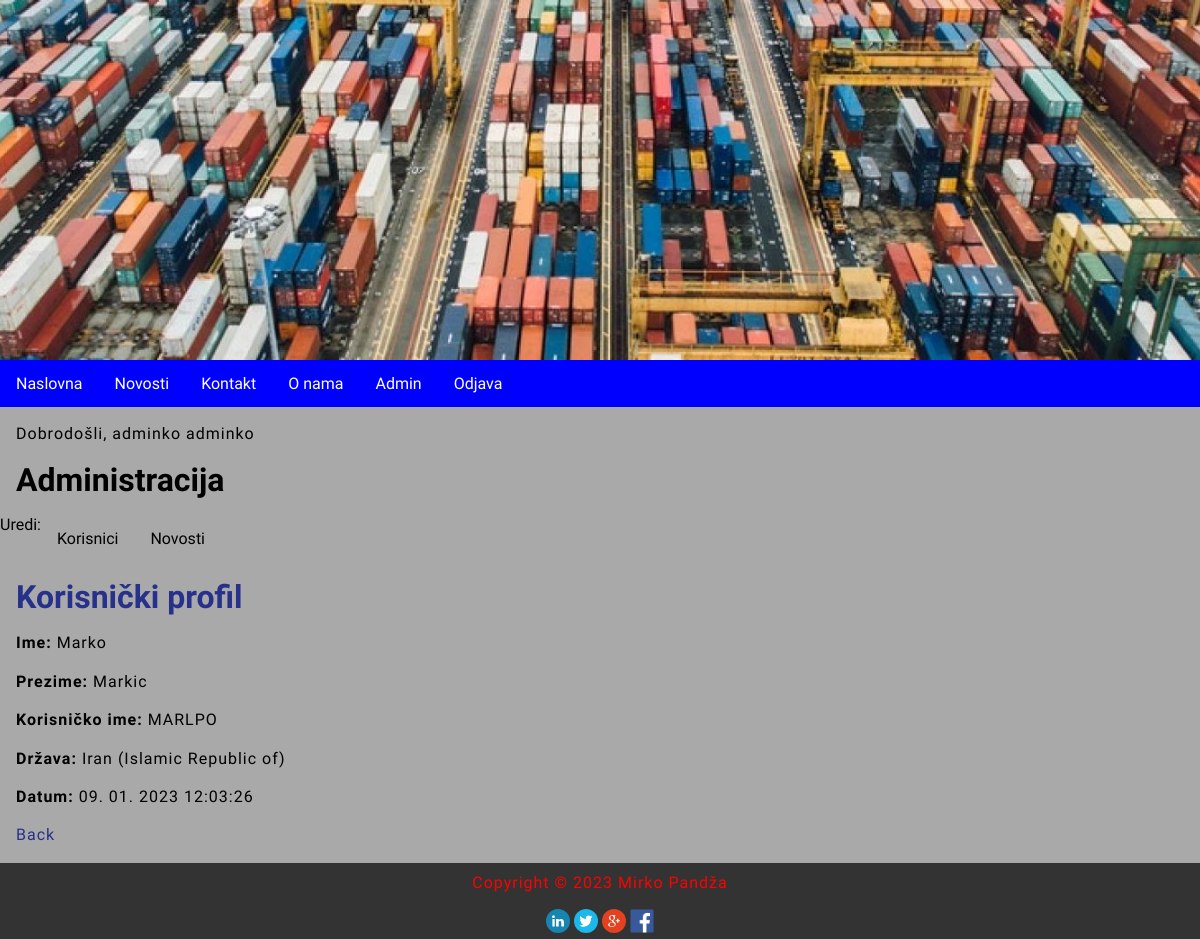
/index.php?menu=7&action=1&id=6 (signed in), run on the app's committed database.
### tables this page shows
CREATE TABLE `users` (
  `id` int(11) NOT NULL,
  `firstname` varchar(255) NOT NULL,
  `lastname` varchar(255) NOT NULL,
  `email` varchar(255) NOT NULL,
  `username` varchar(255) NOT NULL,
  `password` varchar(255) NOT NULL,
  `password_txt` varchar(255) NOT NULL,
  `country` char(2) NOT NULL,
  `date` timestamp NOT NULL DEFAULT current_timestamp() ON UPDATE current_timestamp(),
  `archive` enum('Y','N') NOT NULL DEFAULT 'Y'
);

CREATE TABLE `countries` (
  `id` int(11) NOT NULL,
  `country_code` varchar(2) NOT NULL DEFAULT '',
  `country_name` varchar(100) NOT NULL DEFAULT ''
);

### functions.php (called while the page is built)
<?php
	function pickerDateToMysql($pickerDate){
		$date = DateTime::createFromFormat('Y-m-d H:i:s', $pickerDate);
		return $date->format('d. m. Y H:i:s');
	}
?>

### admin/users.php (the view, shortened to what this page needs)
<?php
	if (isset($_GET['id']) && $_GET['id'] != '') {
		$query  = "SELECT * FROM users";
		$query .= " WHERE id=".$_GET['id'];
		$result = @mysqli_query($MySQL, $query);
		$row = @mysqli_fetch_array($result);
		print '
		<h2>Korisnički profil</h2>
		<p><b>Ime:</b> ' . $row['firstname'] . '</p>
		<p><b>Prezime:</b> ' . $row['lastname'] . '</p>
		<p><b>Korisničko ime:</b> ' . $row['username'] . '</p>';
		$_query  = "SELECT * FROM countries";
		$_query .= " WHERE country_code='" . $row['country'] . "'";
		$_result = @mysqli_query($MySQL, $_query);
		$_row = @mysqli_fetch_array($_result);
		print '
		<p><b>Država:</b> ' .$_row['country_name'] . '</p>
		<p><b>Datum:</b> ' . pickerDateToMysql($row['date']) . '</p>
		<p><a href="index.php?menu='.$menu.'&amp;action='.$action.'">Back</a></p>';
	}
?>

### style.css (style rules this page uses)
body, html { font-family: 'Chakra Petch', sans-serif; margin: 0; font-size: 16px; background-color: darkgrey; }
h1,h2 { margin: 0.5em; font-size: 2em; }
h2 { font-size: 2em; color: #27318b; }
main a { color: #27318b; text-decoration: none; }
p { margin: 1em; line-height: 1.4em; letter-spacing: 1px; }

### data on the page
users: firstname "Marko", lastname "Markic", username "MARLPO", date "09. 01. 2023 12:03:26"
countries: country_name "Iran (Islamic Republic of)"

### other printed values
$_SESSION['message'] "Dobrodošli, adminko adminko"
